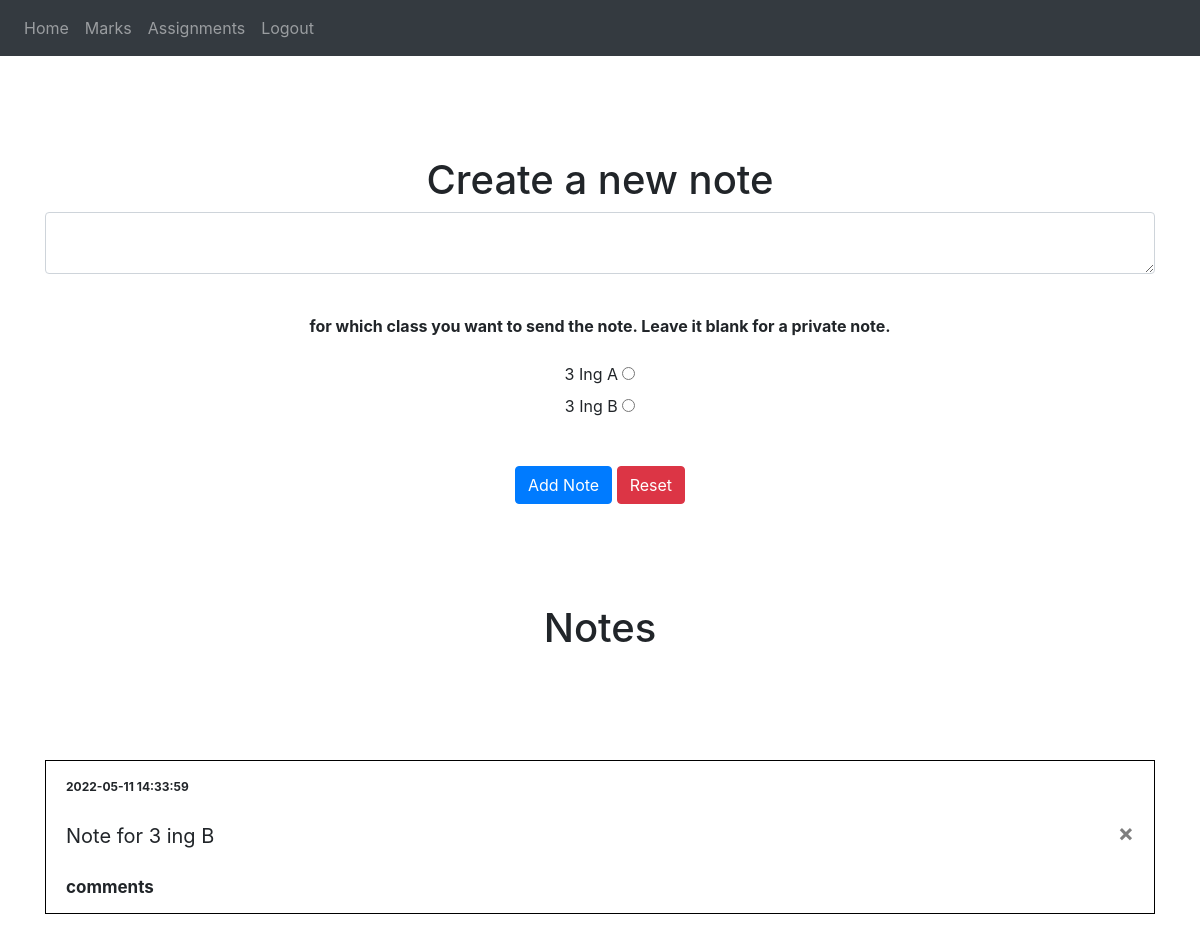
Page / (signed in) on the earlier database version.
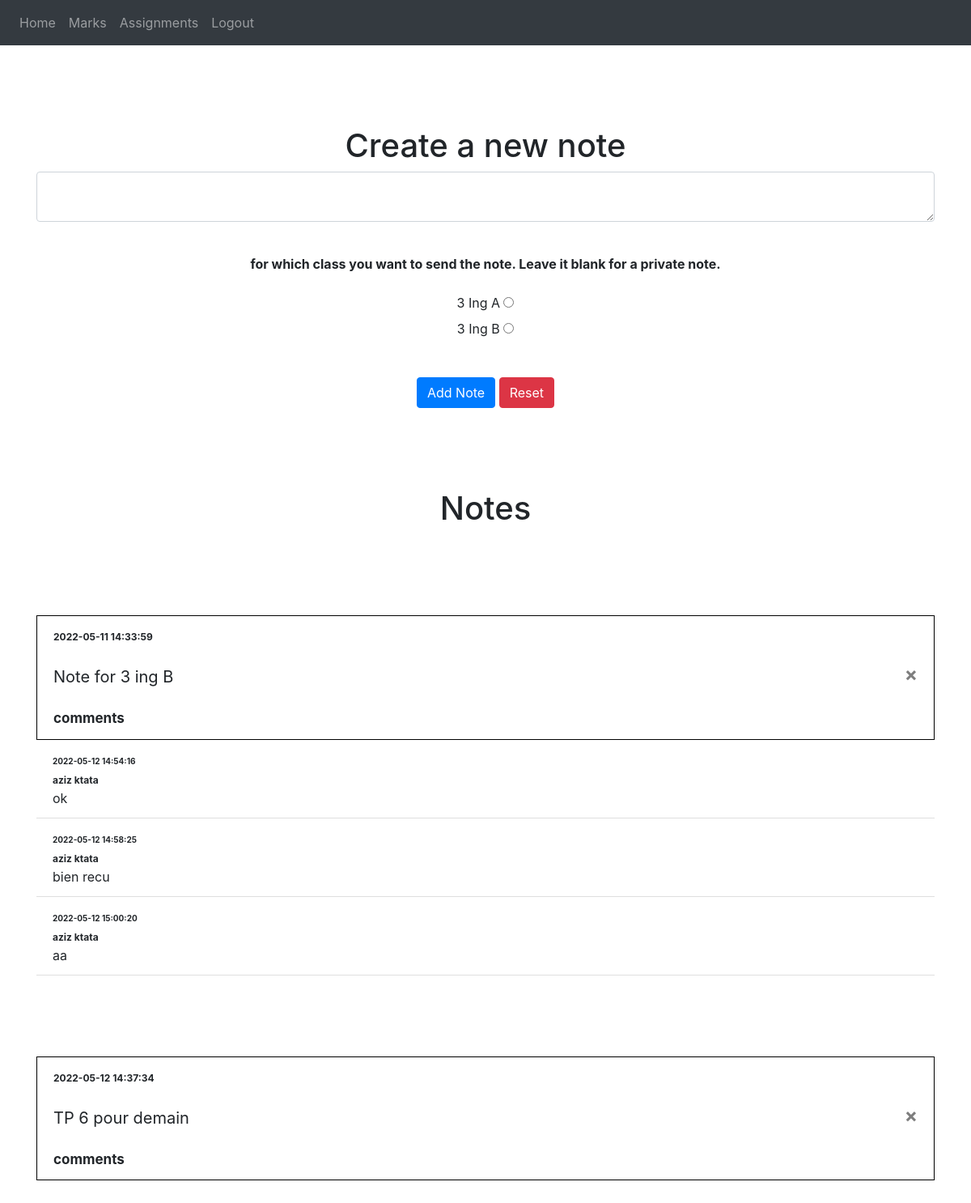
Same page on the later database version.
### website/models.py (models this page shows)
class Note(db.Model):
    id = db.Column(db.Integer, primary_key=True)
    data = db.Column(db.String(10000))
    date = db.Column(db.DateTime(timezone=True), default=func.now())
    username = db.Column(db.String(300))
    user_id = db.Column(db.Integer, db.ForeignKey('user.id'))
    classe = db.Column(db.String(20))
    comments = db.relationship('Comment')

class Comment(db.Model):
    id = db.Column(db.Integer, primary_key=True)
    data = db.Column(db.String(10000))
    date = db.Column(db.DateTime(timezone=True), default=func.now())
    username = db.Column(db.String(300))
    note_id = db.Column(db.Integer, db.ForeignKey('note.id'))

### website/views.py (the view, shortened to what this page needs)
@views.route('/', methods=['GET', 'POST'])
@login_required
def home():
    return render_template("home.html", user=current_user)

### website/__init__.py (called while the page is built)
def create_app():
    app = Flask(__name__)
    app.config['SECRET_KEY'] = 'sesamesecretappkey'
    app.config['SQLALCHEMY_DATABASE_URI'] = f'sqlite:///{DB_NAME}'
    db.init_app(app)
    from .views import views
    from .auth import auth
    app.register_blueprint(views, url_prefix='/')
    app.register_blueprint(auth, url_prefix='/')
    from .models import User, Note ,Comment
    create_database(app)
    login_manager = LoginManager()
    login_manager.login_view = 'auth.login'
    login_manager.init_app(app)
    @login_manager.user_loader
    def load_user(id):
        return User.query.get(int(id))
    return app

### website/templates/home.html (shortened to what this page needs)
{% extends "base.html" %} {% block title %}Home{% endblock %} {% block content
    %}
    <div style="margin-top:100px">
      <h1 align="center">Create a new note</h3>
      <form method="POST">
      <div class="form-group">
        <textarea name="note" id="note" class="form-control"></textarea>
      </div>
      <br />
      <div class="form-group" align="center">
        <span style="font-weight:bold">for which class you want to send the note. Leave it blank for a private note.</span>
        <br/><br/>
        <label for="3ingA">3 Ing A</label>
        <input
          type="radio"
          id="3ingA"
          name="classe"
          value="3ingA"
        />
        <br/>
        <label for="3ingB">3 Ing B</label>
        <input
          type="radio"
          id="3ingB"
          name="classe"
          value="3ingB"
        />
      </div>
      <div align="center" style="margin-top:40px">
        <button type="submit" class="btn btn-primary">Add Note</button>
        <button type="button" class="btn btn-danger"  onClick="resetFn()">Reset</button>
      </div>
    </form>
    </div>
    <h1 align="center" style="margin-top:100px">Notes</h1>
    <div style="margin-bottom:100px">
      <ul class="list-group list-group-flush" id="notes">
        {% for note in user.notes %}
        <li class="list-group-item" style="margin-top: 100px; border:1px solid black;">
          <span  align="right" style="font-weight:bold; font-size:12px">{{note.date}}</span><br/>
          <br/>
          <span style="font-size:20px">{{ note.data }}</span>
          <button type="button" class="close" onClick="deleteNote({{ note.id }})">
            <span aria-hidden="true">&times;</span>
          </button>
          <br/> <br/>
          <span style="font-size:17px ; font-weight:bold">comments</span>
          {% for comment in note.comments %}
          <li class="list-group-item">
            <span style="font-weight:bold; font-size:10px">{{comment.date}}</span><br/>
            <span style="font-weight:bold; font-size:12px">{{comment.username}}</span><br/>
            {{ comment.data }}
          {% endfor %}
        </li>
        {% endfor %}
      </ul>
    </div>
    {% endblock %}

Differences in the rows shown:
added Comment: date "2022-05-12 14:54:16", username "aziz ktata", data "ok", shown under Note "Note for 3 ing B"
added Comment: date "2022-05-12 14:58:25", username "aziz ktata", data "bien recu", shown under Note "Note for 3 ing B"
added Comment: date "2022-05-12 15:00:20", username "aziz ktata", data "aa", shown under Note "Note for 3 ing B"
added Note: date "2022-05-12 14:37:34", data "TP 6 pour demain"
